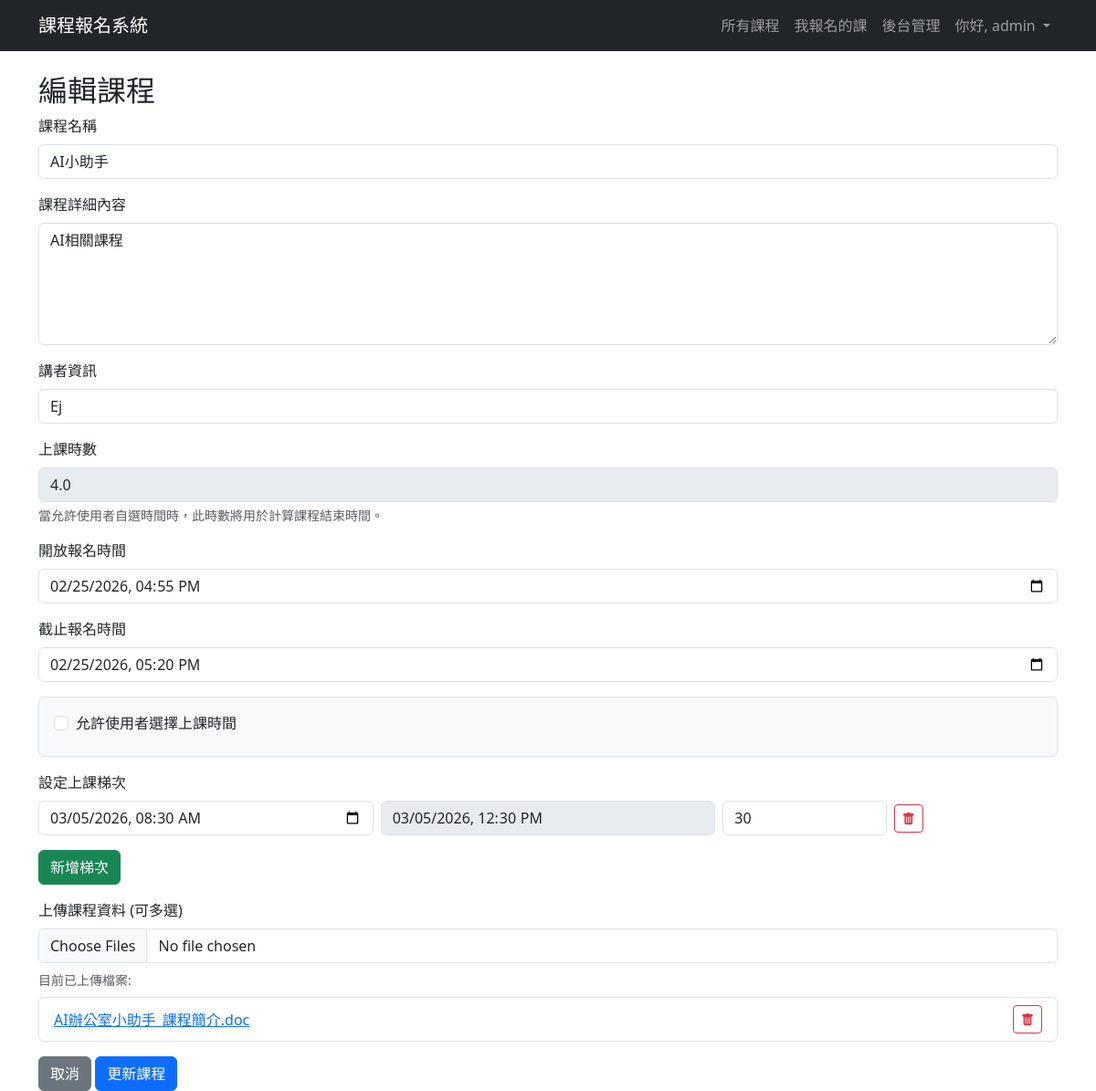
Page /admin/course/edit/3 (signed in) on the committed database.
### app.py (models this page shows, shortened)
class User(UserMixin, db.Model):
    id = db.Column(db.Integer, primary_key=True) # 使用者ID 唯一值
    username = db.Column(db.String(80), unique=True, nullable=False)
    email = db.Column(db.String(120), unique=True, nullable=False) # 電子郵件地址
    password_hash = db.Column(db.String(200), nullable=False) # 儲存雜湊後的密碼
    is_admin = db.Column(db.Boolean, default=False) # 是否為管理者
    needs_password_change = db.Column(db.Boolean, default=False) # 是否需要更新密碼
    __table_args__ = {'extend_existing': True} # 避免重複定義表格錯誤

class Course(db.Model):
    __tablename__ = 'course' # 建議明確指定表名
    id = db.Column(db.Integer, primary_key=True)
    name = db.Column(db.String(120), nullable=False)
    description = db.Column(db.Text, nullable=False) # 課程描述
    speaker_info = db.Column(db.String(200)) # 講者資訊
    has_time_slots = db.Column(db.Boolean, default=False, nullable=False) # 是否有梯次
    status = db.Column(db.String(20), default='尚未開放') # 課程狀態：尚未開放、報名中、報名截止
    registration_start_time = db.Column(db.DateTime, nullable=False) # 報名開始時間
    registration_end_time = db.Column(db.DateTime, nullable=False) # 報名截止時間
    allow_user_to_choose_time = db.Column(db.Boolean, default=False, nullable=False) # 是否允許使用者自選時間
    duration_hours = db.Column(db.Float, nullable=True, default=1) # 新增：上課時數欄位
    user_choice_start_date = db.Column(db.Date, nullable=True) # 自選時間的可選起始日
    user_choice_end_date = db.Column(db.Date, nullable=True) # 自選時間的可選結束日
    user_choice_start_time_of_day = db.Column(db.Time, nullable=True) # 自選時間的每日可選起始時間
    user_choice_end_time_of_day = db.Column(db.Time, nullable=True) # 自選時間的每日可選結束時間
    __table_args__ = {'extend_existing': True} # 避免重複定義表格錯誤
    files = db.relationship('CourseFile', backref='course', lazy=True, cascade="all, delete-orphan") # 課程有多個檔案，刪除課程時也刪除相關檔案
    time_slots = db.relationship('TimeSlot', backref='course', lazy=True, cascade="all, delete-orphan") # 課程有多個梯次，刪除課程時也刪除相關梯次

class TimeSlot(db.Model):
    __tablename__ = 'time_slot'
    id = db.Column(db.Integer, primary_key=True)
    slot_start_time = db.Column(db.DateTime, nullable=False)
    slot_end_time = db.Column(db.DateTime, nullable=False)
    capacity = db.Column(db.Integer, nullable=False, default=999) # 梯次名額
    booked_count = db.Column(db.Integer, default=0) # 已報名人數
    course_id = db.Column(db.Integer, db.ForeignKey('course.id'), nullable=False) # 課程ID 外鍵，參考 Course 表
    __table_args__ = {'extend_existing': True} # 避免重複定義表格錯誤

class CourseFile(db.Model):
    __tablename__ = 'course_file' # 明確指定表名，避免與其他表名衝突
    id = db.Column(db.Integer, primary_key=True) # 檔案ID 唯一值
    file_path = db.Column(db.String(300), nullable=False) # 儲存 UUID 檔名
    display_filename = db.Column(db.String(300), nullable=False) # 儲存原始檔名 (顯示用)
    course_id = db.Column(db.Integer, db.ForeignKey('course.id'), nullable=False) # 課程ID 外鍵，參考 Course 表
    __table_args__ = {'extend_existing': True} # 避免重複定義表格錯誤

### app.py (the view)
@app.route('/admin/course/edit/<int:course_id>')
@login_required
@admin_required
def edit_course(course_id):
    course = Course.query.get_or_404(course_id)
    return render_template('admin_course_form.html', course=course)

### app.py (called while the page is built)
@login_manager.user_loader
def load_user(user_id): # 透過 user_id 載入使用者
    return User.query.get(int(user_id)) # 從資料庫取得使用者資料

def admin_required(f):
    @wraps(f)
    def decorated_function(*args, **kwargs):
        if not current_user.is_authenticated or not current_user.is_admin:
            flash('您沒有權限。', 'danger')
            return redirect(url_for('index'))
        return f(*args, **kwargs)
    return decorated_function

### templates/admin_course_form.html (shortened to what this page needs)
{% extends "layout.html" %}
{% block content %}
<h2>{% if course %}編輯課程{% else %}新增課程{% endif %}</h2>
<form action="{% if course %}{{ url_for('update_course', course_id=course.id) }}{% else %}{{ url_for('create_course') }}{% endif %}" method="POST" enctype="multipart/form-data">
    <div class="mb-3">
        <label for="name" class="form-label">課程名稱</label>
        <input type="text" class="form-control" id="name" name="name" value="{{ course.name if course else request.form.get('name', '') }}" required>
    </div>
    <div class="mb-3">
        <label for="description" class="form-label">課程詳細內容</label>
        <textarea class="form-control" id="description" name="description" rows="5" required>{{ course.description if course else request.form.get('description', '') }}</textarea>
    </div>
    <div class="mb-3">
        <label for="speaker_info" class="form-label">講者資訊</label>
        <input type="text" class="form-control" id="speaker_info" name="speaker_info" value="{{ course.speaker_info if course else request.form.get('speaker_info', '') }}">
    </div>
    <div class="mb-3">
        <label for="duration_hours" class="form-label">上課時數</label>
        <input type="number" class="form-control" id="duration_hours" name="duration_hours" value="{{ course.duration_hours if course else request.form.get('duration_hours', '1') }}" required min="0.5" step="0.5" {% if course %}readonly{% endif %}>
        <div class="form-text">當允許使用者自選時間時，此時數將用於計算課程結束時間。</div>
    </div>
    <div class="mb-3">
        <label for="registration_start_time" class="form-label">開放報名時間</label>
        <input type="datetime-local" class="form-control" id="registration_start_time" name="registration_start_time"
               value="{{ course.registration_start_time.strftime('%Y-%m-%dT%H:%M') if course else request.form.get('registration_start_time', '') }}" required>
    </div>
    <div class="mb-3">
        <label for="registration_end_time" class="form-label">截止報名時間</label>
        <input type="datetime-local" class="form-control" id="registration_end_time" name="registration_end_time"
               value="{{ course.registration_end_time.strftime('%Y-%m-%dT%H:%M') if course else request.form.get('registration_end_time', '') }}" required>
    </div>
    <div class="mb-3 p-3 border rounded bg-light">
        <div class="form-check mb-2">
            <input type="checkbox" class="form-check-input" id="allow_user_to_choose_time" name="allow_user_to_choose_time" value="true" >
            <label class="form-check-label" for="allow_user_to_choose_time">允許使用者選擇上課時間</label>
        </div>
    </div>
    <div class="mb-3" id="time-slots-section" style="display: none;">
        <label class="form-label">設定上課梯次</label>
        <div id="time-slots-container">
            {% if course and course.time_slots %}
                {% for slot in course.time_slots %}
                    <div class="row g-2 mb-2 time-slot-row align-items-center">
                        <div class="col-md-4">
                            <input type="datetime-local" class="form-control" name="slot_start_times" value="{{ slot.slot_start_time.strftime('%Y-%m-%dT%H:%M') }}" required>
                        </div>
                        <div class="col-md-4">
                            <input type="datetime-local" class="form-control" name="slot_end_times" value="{{ slot.slot_end_time.strftime('%Y-%m-%dT%H:%M') }}" required>
                        </div>
                        <div class="col-md-2">
                            <input type="number" class="form-control" name="slot_capacities" placeholder="人數" value="{{ slot.capacity }}" required min="1">
                        </div>
                        <div class="col-md-2 d-flex align-items-center">
                            <button type="button" class="btn btn-sm btn-outline-danger remove-slot-btn" title="移除此梯次">
                                <i class="bi bi-trash-fill"></i>
                            </button>
                        </div>
                    </div>
                {% endfor %}
            {% endif %}
        </div>
        <button type="button" id="add-slot-btn" class="btn btn-success mt-2">新增梯次</button>
    </div>
<div class="mb-3">
    <label for="file" class="form-label">上傳課程資料 (可多選)</label>
    <input class="form-control" type="file" id="file" name="files" multiple>
    {% if course and course.files %}
        <div class="form-text mb-2">目前已上傳檔案:</div>
        <ul class="list-group" id="existing-files-list">
        {% for file in course.files %}
            <li id="file-{{ file.id }}" class="list-group-item d-flex justify-content-between align-items-center">
                <a href="{{ url_for('download_file', file_id=file.id) }}" target="_blank">{{ file.display_filename }}</a>
                <button type="button" class="btn btn-sm btn-outline-danger" onclick="deleteFile({{ file.id }}, this)" title="刪除此檔案">
                    <i class="bi bi-trash-fill"></i>
                </button>
            </li>
        {% endfor %}
        </ul>
    {% endif %}
</div>
    <a href="{{ url_for('admin_dashboard') }}" class="btn btn-secondary">取消</a>
    <button type="submit" class="btn btn-primary">{% if course %}更新課程{% else %}建立課程{% endif %}</button>
</form>
{% endblock %}

### templates/layout.html (shortened to what this page needs)
<!doctype html>
<html lang="zh-Hant">
<head>
    <link href="https://cdn.jsdelivr.net/npm/bootstrap@5.3.3/dist/css/bootstrap.min.css" rel="stylesheet">
    <link rel="stylesheet" href="https://cdn.jsdelivr.net/npm/bootstrap-icons@1.11.3/font/bootstrap-icons.min.css">
    <link rel="stylesheet" href="{{ url_for('static', filename='css/style.css') }}">
</head>
<body class="{% block body_class %}{% endblock %}">
    <nav class="navbar navbar-expand-lg {% block navbar_classes %}navbar-dark bg-dark{% endblock %}">
        <div class="container">
            <a class="navbar-brand" href="{{ url_for('index') }}">課程報名系統</a>
            <div class="collapse navbar-collapse" id="navbarNav">
                <ul class="navbar-nav ms-auto">
                    <li class="nav-item">
                        <a class="nav-link" href="{{ url_for('index') }}">所有課程</a>
                    </li>
                    {% if current_user.is_authenticated %}
                        <li class="nav-item">
                            <a class="nav-link" href="{{ url_for('my_courses') }}">我報名的課</a>
                        </li>
                        {% if current_user.is_admin %}
                        <li class="nav-item">
                            <a class="nav-link" href="{{ url_for('admin_dashboard') }}">後台管理</a>
                        </li>
                        {% endif %}
                        <li class="nav-item dropdown">
                            <a class="nav-link dropdown-toggle" href="#" role="button" data-bs-toggle="dropdown" aria-expanded="false">
                                你好, {{ current_user.username }}
                            </a>
                        </li>
                    {% else %}
                        <li class="nav-item">
                            <a class="nav-link" href="{{ url_for('login') }}">登入/註冊</a>
                        </li>
                    {% endif %}
                </ul>
            </div>
        </div>
    </nav>
    <main class="container mt-4">
        {% block content %}{% endblock %}
    </main>
</body>
</html>

### static/css/style.css (style rules this page uses)
input[readonly], textarea[readonly] { background-color: #e9ecef; cursor: not-allowed; }

### rows in the picture
User: username "admin"
Course: name "AI小助手", description "AI相關課程", speaker_info "Ej", duration_hours "4.0", registration_start_time "02/25/2026 16:55", registration_end_time "02/25/2026 17:20"
TimeSlot: slot_start_times "03/05/2026 08:30", slot_end_times "03/05/2026 12:30", slot_capacities "30"
CourseFile: display_filename "AI辦公室小助手_課程簡介.doc"
